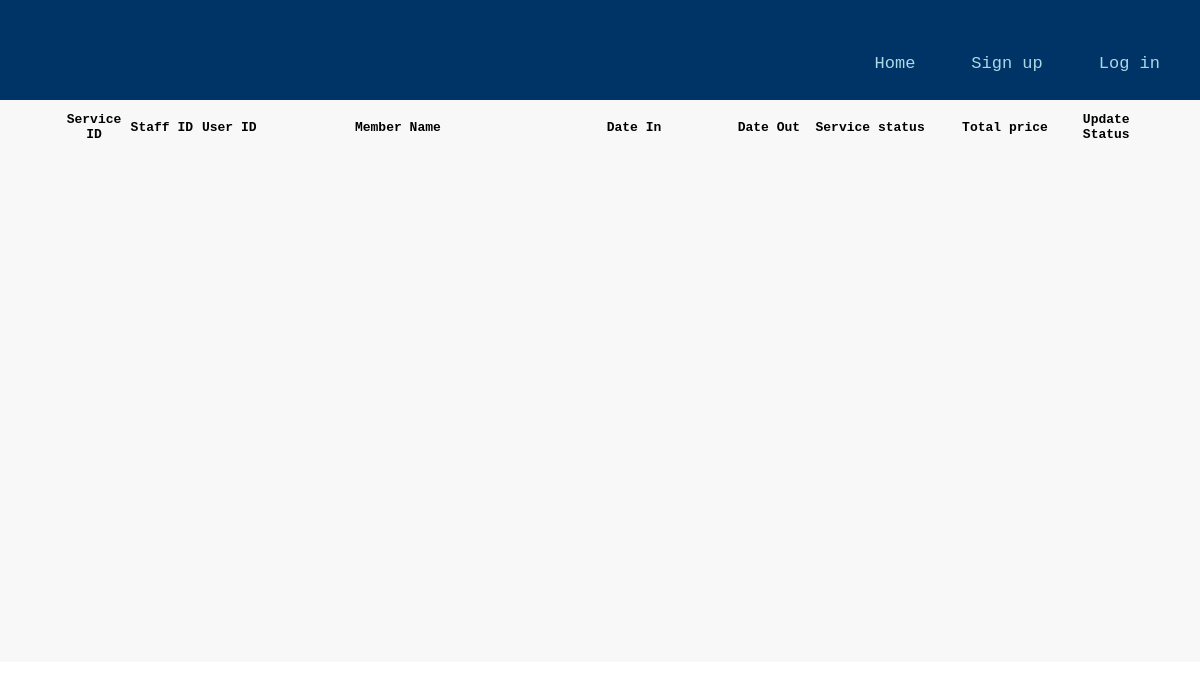
/updatestatus.php, run on an earlier commit of the app's database.
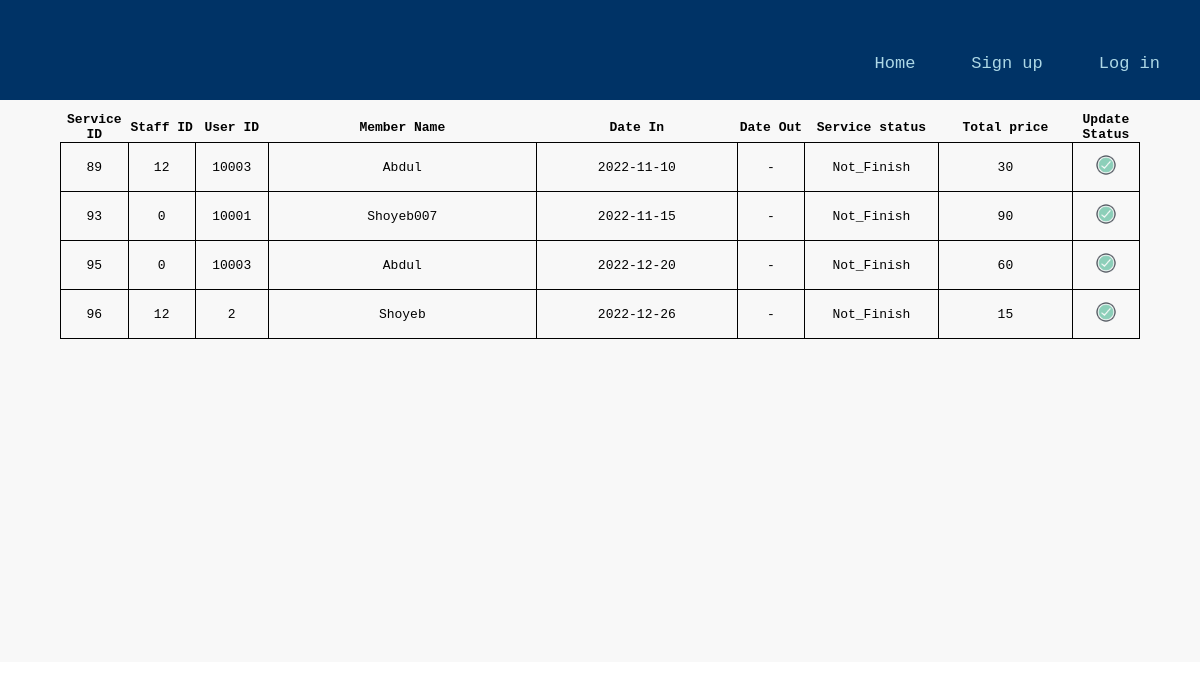
And on a later commit of the database.
### tables this page shows
CREATE TABLE `laundryservice` (
  `Pid` int(11) NOT NULL,
  `serviceId` int(11) NOT NULL,
  `memberId` int(11) NOT NULL,
  `staffId` int(11) NOT NULL,
  `dateIn` date NOT NULL,
  `dateOut` date NOT NULL,
  `serviceStatus` enum('F','NF') NOT NULL,
  `totalPrice` int(11) NOT NULL
);

CREATE TABLE `member` (
  `memberId` int(15) NOT NULL,
  `firstName` varchar(45) NOT NULL,
  `mobileNo` varchar(10) NOT NULL,
  `email` varchar(45) NOT NULL,
  `SID` varchar(45) NOT NULL,
  `password` varchar(45) NOT NULL
);

### updatestatus.php (the view, shortened to what this page needs)
<?php
require_once('connect.php');
 ?>
<!DOCTYPE html>
<html>
  <head>
    <link rel="stylesheet" type="text/css" href="admin.css">
  </head>
  <div class="header">
    <div class="logoWrapper">
      <div class="topnav">
        <a href="staffsignin.php">Log in</a>
        <a href="staffregister.php">Sign up</a>
        <a href="management.php">Home</a>
      </div>
    </div>
  </div>
  <body>
    <div class="row">
    <div class="content">
      <div class="boxWrapper">
        <div class="">
          <table>
                  <col width="5%">
                  <col width="5%">
                  <col width="5%">
                  <col width="20%">
                  <col width="15%">
                  <col width="5%">
                  <col width="10%">
                  <col width="10%">
                  <col width="5%">
                  <tr>
                      <th>Service ID</th>
                      <th>Staff ID</th>
                      <th>User ID</th>
                      <th>Member Name</th>
                      <th>Date In</th>
                      <th>Date Out</th>
                      <th>Service status</th>
                      <th>Total price</th>
                      <th>Update Status</th>
                  </tr>
  		 <?php
  				 	$q="SELECT *,`firstName` FROM `laundryservice`,`member` where `serviceStatus` = 'NF' AND laundryservice.memberId = member.memberId ORDER BY `serviceId`";
  					$result=$mysqli->query($q);
  				 while($row=$result->fetch_array()){ ?>
             <?php
              $dashDateOut="";
              if ($row['dateOut']=="0000-00-00") {
                $dashDateOut="-";
              }
              else {
                $dashDateOut=$row['dateOut'];
              }
              ?>
                   <tr>
                      <td><?=$row['serviceId']?></td>
                      <td><?=$row['staffId']?></td>
                      <td><?=$row['memberId']?></td>
                      <td><?=$row['firstName']?></td>
                      <td><?=$row['dateIn']?></td>
                      <td><?=$dashDateOut?></td>
                      <td>Not_Finish</td>
                      <td><?=$row['totalPrice']?></td>
                      <td><a href='checkupdatestatus.php?serviceId=<?=$row['serviceId']?>'> <img src="checkmark.png" width="24" height="24"></a></td>
                  </tr>
  				<?php } ?>
              </table>
        </div>
      </div>
    </div>
  </div>
  </body>
</html>

What changed in the data, as far as the page shows it:
added laundryservice: serviceId "89", staffId "12", memberId.memberId "10003", memberId.firstName "Abdul", dateIn "2022-11-10", dateOut "-", totalPrice "30"
added laundryservice: serviceId "93", staffId "0", memberId.memberId "10001", memberId.firstName "Shoyeb007", dateIn "2022-11-15", dateOut "-", totalPrice "90"
added laundryservice: serviceId "95", staffId "0", memberId.memberId "10003", memberId.firstName "Abdul", dateIn "2022-12-20", dateOut "-", totalPrice "60"
added laundryservice: serviceId "96", staffId "12", memberId.memberId "2", memberId.firstName "Shoyeb", dateIn "2022-12-26", dateOut "-", totalPrice "15"
